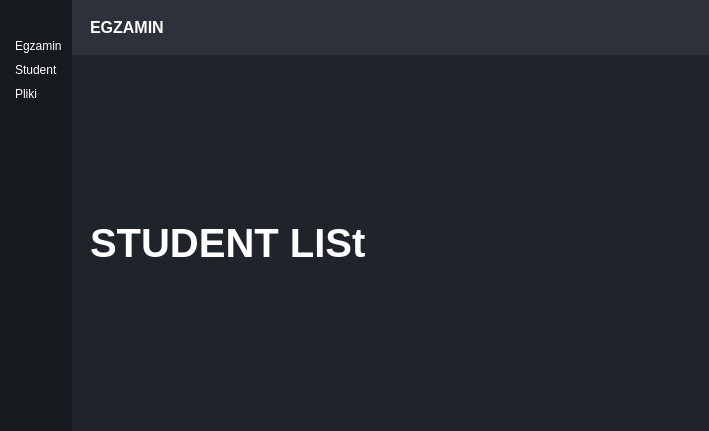
<?xml version="1.0" encoding="UTF-8"?>
<ui version="4.0">
 <class>MainWindow</class>
 <widget class="QMainWindow" name="MainWindow">
  <property name="geometry">
   <rect>
    <x>0</x>
    <y>0</y>
    <width>709</width>
    <height>431</height>
   </rect>
  </property>
  <property name="windowTitle">
   <string>MainWindow</string>
  </property>
  <property name="styleSheet">
   <string notr="true">*{
	border:none;
	background-color: transparent;
	background: none;
	padding:0;
	margin:0;
	color:#fff;
}
#centralwidget{
	background-color: rgb(31, 35, 42);
}
#leftMenu{
	background-color: #16191d;
}
#leftMenu QPushButton{
	text-align:left;
	padding:5px 10px;
	border-top-left-radius:10px;
	border-top-bottom-radius:10px;
}
#header{
	background-color: #2c313c;
}</string>
  </property>
  <widget class="QWidget" name="centralwidget">
   <layout class="QHBoxLayout" name="horizontalLayout">
    <property name="spacing">
     <number>0</number>
    </property>
    <property name="leftMargin">
     <number>0</number>
    </property>
    <property name="topMargin">
     <number>0</number>
    </property>
    <property name="rightMargin">
     <number>0</number>
    </property>
    <property name="bottomMargin">
     <number>0</number>
    </property>
    <item alignment="Qt::AlignLeft">
     <widget class="QWidget" name="left" native="true">
      <layout class="QVBoxLayout" name="verticalLayout">
       <property name="spacing">
        <number>0</number>
       </property>
       <property name="leftMargin">
        <number>0</number>
       </property>
       <property name="topMargin">
        <number>0</number>
       </property>
       <property name="rightMargin">
        <number>0</number>
       </property>
       <property name="bottomMargin">
        <number>0</number>
       </property>
       <item>
        <widget class="QWidget" name="leftMenu" native="true">
         <layout class="QVBoxLayout" name="verticalLayout_2">
          <property name="spacing">
           <number>0</number>
          </property>
          <property name="leftMargin">
           <number>5</number>
          </property>
          <property name="topMargin">
           <number>0</number>
          </property>
          <property name="rightMargin">
           <number>0</number>
          </property>
          <property name="bottomMargin">
           <number>0</number>
          </property>
          <item>
           <widget class="QFrame" name="frame">
            <property name="frameShape">
             <enum>QFrame::StyledPanel</enum>
            </property>
            <property name="frameShadow">
             <enum>QFrame::Raised</enum>
            </property>
            <layout class="QHBoxLayout" name="horizontalLayout_2">
             <property name="spacing">
              <number>0</number>
             </property>
             <property name="leftMargin">
              <number>0</number>
             </property>
             <property name="topMargin">
              <number>0</number>
             </property>
             <property name="rightMargin">
              <number>0</number>
             </property>
             <property name="bottomMargin">
              <number>0</number>
             </property>
             <item>
              <widget class="QPushButton" name="menuBtn">
               <property name="toolTip">
                <string>menu</string>
               </property>
               <property name="styleSheet">
                <string notr="true"/>
               </property>
               <property name="text">
                <string/>
               </property>
               <property name="icon">
                <iconset resource="icon.qrc">
                 <normaloff>:/new/prefix1/feather/align-justify.svg</normaloff>:/new/prefix1/feather/align-justify.svg</iconset>
               </property>
               <property name="iconSize">
                <size>
                 <width>24</width>
                 <height>24</height>
                </size>
               </property>
              </widget>
             </item>
            </layout>
           </widget>
          </item>
          <item alignment="Qt::AlignBottom">
           <widget class="QFrame" name="frame_2">
            <property name="frameShape">
             <enum>QFrame::StyledPanel</enum>
            </property>
            <property name="frameShadow">
             <enum>QFrame::Raised</enum>
            </property>
            <layout class="QVBoxLayout" name="verticalLayout_3">
             <property name="spacing">
              <number>0</number>
             </property>
             <property name="leftMargin">
              <number>0</number>
             </property>
             <property name="topMargin">
              <number>10</number>
             </property>
             <property name="rightMargin">
              <number>0</number>
             </property>
             <property name="bottomMargin">
              <number>10</number>
             </property>
             <item>
              <widget class="QPushButton" name="examBtn">
               <property name="toolTip">
                <string>exam</string>
               </property>
               <property name="styleSheet">
                <string notr="true"/>
               </property>
               <property name="text">
                <string>Egzamin</string>
               </property>
               <property name="icon">
                <iconset resource="icon.qrc">
                 <normaloff>:/new/prefix1/feather/slack.svg</normaloff>:/new/prefix1/feather/slack.svg</iconset>
               </property>
               <property name="iconSize">
                <size>
                 <width>24</width>
                 <height>24</height>
                </size>
               </property>
              </widget>
             </item>
             <item>
              <widget class="QPushButton" name="studentBtn">
               <property name="toolTip">
                <string>student</string>
               </property>
               <property name="text">
                <string>Student</string>
               </property>
               <property name="icon">
                <iconset resource="icon.qrc">
                 <normaloff>:/new/prefix1/feather/user.svg</normaloff>:/new/prefix1/feather/user.svg</iconset>
               </property>
               <property name="iconSize">
                <size>
                 <width>24</width>
                 <height>24</height>
                </size>
               </property>
              </widget>
             </item>
             <item>
              <widget class="QPushButton" name="questionBtn">
               <property name="toolTip">
                <string>question</string>
               </property>
               <property name="text">
                <string>Pliki</string>
               </property>
               <property name="icon">
                <iconset resource="icon.qrc">
                 <normaloff>:/new/prefix1/feather/file.svg</normaloff>:/new/prefix1/feather/file.svg</iconset>
               </property>
               <property name="iconSize">
                <size>
                 <width>24</width>
                 <height>24</height>
                </size>
               </property>
              </widget>
             </item>
            </layout>
           </widget>
          </item>
          <item>
           <spacer name="verticalSpacer">
            <property name="orientation">
             <enum>Qt::Vertical</enum>
            </property>
            <property name="sizeHint" stdset="0">
             <size>
              <width>20</width>
              <height>40</height>
             </size>
            </property>
           </spacer>
          </item>
         </layout>
        </widget>
       </item>
      </layout>
     </widget>
    </item>
    <item>
     <widget class="QWidget" name="right" native="true">
      <property name="sizePolicy">
       <sizepolicy hsizetype="Expanding" vsizetype="Preferred">
        <horstretch>0</horstretch>
        <verstretch>0</verstretch>
       </sizepolicy>
      </property>
      <property name="styleSheet">
       <string notr="true"/>
      </property>
      <layout class="QVBoxLayout" name="verticalLayout_4">
       <property name="spacing">
        <number>0</number>
       </property>
       <property name="leftMargin">
        <number>0</number>
       </property>
       <property name="topMargin">
        <number>0</number>
       </property>
       <property name="rightMargin">
        <number>0</number>
       </property>
       <property name="bottomMargin">
        <number>0</number>
       </property>
       <item alignment="Qt::AlignTop">
        <widget class="QWidget" name="header" native="true">
         <layout class="QHBoxLayout" name="horizontalLayout_4">
          <property name="leftMargin">
           <number>9</number>
          </property>
          <item alignment="Qt::AlignLeft">
           <widget class="QFrame" name="frame_3">
            <property name="frameShape">
             <enum>QFrame::StyledPanel</enum>
            </property>
            <property name="frameShadow">
             <enum>QFrame::Raised</enum>
            </property>
            <layout class="QHBoxLayout" name="horizontalLayout_5">
             <item>
              <widget class="QLabel" name="label">
               <property name="font">
                <font>
                 <pointsize>12</pointsize>
                 <bold>true</bold>
                </font>
               </property>
               <property name="text">
                <string>EGZAMIN</string>
               </property>
              </widget>
             </item>
            </layout>
           </widget>
          </item>
          <item>
           <spacer name="horizontalSpacer">
            <property name="orientation">
             <enum>Qt::Horizontal</enum>
            </property>
            <property name="sizeHint" stdset="0">
             <size>
              <width>20</width>
              <height>20</height>
             </size>
            </property>
           </spacer>
          </item>
          <item>
           <widget class="QFrame" name="frame_5">
            <property name="frameShape">
             <enum>QFrame::StyledPanel</enum>
            </property>
            <property name="frameShadow">
             <enum>QFrame::Raised</enum>
            </property>
            <layout class="QHBoxLayout" name="horizontalLayout_3">
             <item>
              <widget class="QPushButton" name="pushButton">
               <property name="toolTip">
                <string>minimalize</string>
               </property>
               <property name="text">
                <string/>
               </property>
               <property name="icon">
                <iconset resource="icon.qrc">
                 <normaloff>:/new/prefix1/feather/minus.svg</normaloff>:/new/prefix1/feather/minus.svg</iconset>
               </property>
               <property name="iconSize">
                <size>
                 <width>16</width>
                 <height>16</height>
                </size>
               </property>
              </widget>
             </item>
             <item>
              <widget class="QPushButton" name="pushButton_2">
               <property name="toolTip">
                <string>restore</string>
               </property>
               <property name="text">
                <string/>
               </property>
               <property name="icon">
                <iconset resource="icon.qrc">
                 <normaloff>:/new/prefix1/feather/square.svg</normaloff>:/new/prefix1/feather/square.svg</iconset>
               </property>
               <property name="iconSize">
                <size>
                 <width>16</width>
                 <height>16</height>
                </size>
               </property>
              </widget>
             </item>
             <item>
              <widget class="QPushButton" name="pushButton_3">
               <property name="toolTip">
                <string>close</string>
               </property>
               <property name="text">
                <string/>
               </property>
               <property name="icon">
                <iconset resource="icon.qrc">
                 <normaloff>:/new/prefix1/feather/x.svg</normaloff>:/new/prefix1/feather/x.svg</iconset>
               </property>
               <property name="iconSize">
                <size>
                 <width>16</width>
                 <height>16</height>
                </size>
               </property>
              </widget>
             </item>
            </layout>
           </widget>
          </item>
         </layout>
        </widget>
       </item>
       <item>
        <widget class="QWidget" name="mainBody" native="true">
         <property name="sizePolicy">
          <sizepolicy hsizetype="Preferred" vsizetype="Expanding">
           <horstretch>0</horstretch>
           <verstretch>0</verstretch>
          </sizepolicy>
         </property>
         <layout class="QVBoxLayout" name="verticalLayout_5">
          <item>
           <widget class="QStackedWidget" name="stackedWidget">
            <property name="styleSheet">
             <string notr="true">	background-color: rgb(31, 35, 42);</string>
            </property>
            <property name="currentIndex">
             <number>1</number>
            </property>
            <widget class="QWidget" name="page">
             <layout class="QHBoxLayout" name="horizontalLayout_7">
              <item>
               <widget class="QLabel" name="label_2">
                <property name="font">
                 <font>
                  <pointsize>30</pointsize>
                  <bold>true</bold>
                 </font>
                </property>
                <property name="text">
                 <string>HOME</string>
                </property>
               </widget>
              </item>
             </layout>
            </widget>
            <widget class="QWidget" name="page_2">
             <layout class="QHBoxLayout" name="horizontalLayout_6">
              <item>
               <widget class="QLabel" name="label_3">
                <property name="font">
                 <font>
                  <pointsize>30</pointsize>
                  <bold>true</bold>
                 </font>
                </property>
                <property name="text">
                 <string>STUDENT LISt</string>
                </property>
               </widget>
              </item>
             </layout>
            </widget>
            <widget class="QWidget" name="page_3">
             <layout class="QHBoxLayout" name="horizontalLayout_8">
              <item>
               <widget class="QWidget" name="left_2" native="true">
                <layout class="QVBoxLayout" name="verticalLayout_6">
                 <item>
                  <widget class="QTextEdit" name="studList"/>
                 </item>
                 <item>
                  <widget class="QPushButton" name="wczStudBtn">
                   <property name="font">
                    <font>
                     <pointsize>12</pointsize>
                     <bold>true</bold>
                    </font>
                   </property>
                   <property name="styleSheet">
                    <string notr="true">	background-color: #2c313c;</string>
                   </property>
                   <property name="text">
                    <string>Wczytaj Studentów</string>
                   </property>
                   <property name="icon">
                    <iconset resource="icon.qrc">
                     <normaloff>:/new/prefix1/feather/user-plus.svg</normaloff>:/new/prefix1/feather/user-plus.svg</iconset>
                   </property>
                  </widget>
                 </item>
                </layout>
               </widget>
              </item>
              <item>
               <widget class="QWidget" name="right_2" native="true">
                <layout class="QVBoxLayout" name="verticalLayout_7">
                 <item>
                  <widget class="QTextEdit" name="questionList"/>
                 </item>
                 <item>
                  <widget class="QPushButton" name="wczPytBtn">
                   <property name="font">
                    <font>
                     <pointsize>12</pointsize>
                     <bold>true</bold>
                    </font>
                   </property>
                   <property name="styleSheet">
                    <string notr="true">	background-color: #2c313c;</string>
                   </property>
                   <property name="text">
                    <string>Wczytaj Pytania</string>
                   </property>
                   <property name="icon">
                    <iconset resource="icon.qrc">
                     <normaloff>:/new/prefix1/feather/upload-cloud.svg</normaloff>:/new/prefix1/feather/upload-cloud.svg</iconset>
                   </property>
                  </widget>
                 </item>
                </layout>
               </widget>
              </item>
             </layout>
            </widget>
           </widget>
          </item>
         </layout>
        </widget>
       </item>
      </layout>
     </widget>
    </item>
   </layout>
  </widget>
 </widget>
 <resources>
  <include location="icon.qrc"/>
 </resources>
 <connections/>
</ui>
